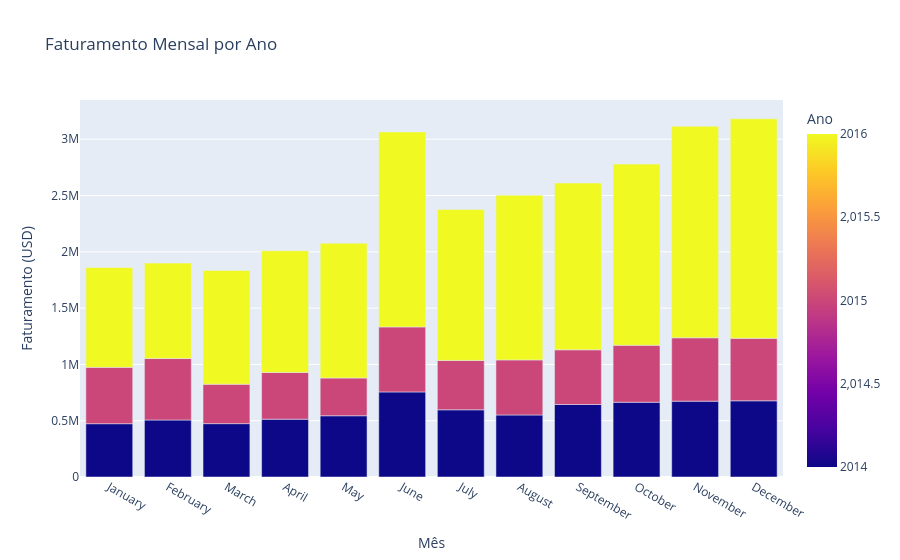

Write notebook code for a chart like this one.
### Code cell
fig = px.bar(
    df_melhor_mes,
    x = 'Month_Nome',
    y = 'SalesAmount',
    color = 'Year',
    barmode = 'group',
    title = 'Faturamento Mensal por Ano',
    labels = {'SalesAmount': 'Faturamento (USD)','Month_Nome':'Mês','Year': 'Ano'}
)

fig.show()

### Figure 1 — Plotly figure (JSON) as saved in the notebook; plotly's stock layout.template omitted (floating-point values rounded to 4 significant figures)
{"data": [{"alignmentgroup": "True", "hovertemplate": "Mês=%{x}<br>Faturamento (USD)=%{y}<br>Ano=%{marker.color}<extra></extra>", "legendgroup": "", "marker": {"color": [2014, 2014, 2014, 2014, 2014, 2014, 2014, 2014, 2014, 2014, 2014, 2014, 2015, 2015, 2015, 2015, 2015, 2015, 2015, 2015, 2015, 2015, 2015, 2015, 2016, 2016, 2016, 2016, 2016, 2016, 2016, 2016, 2016, 2016, 2016, 2016], "coloraxis": "coloraxis", "pattern": {"shape": ""}}, "name": "", "offsetgroup": "", "orientation": "v", "showlegend": false, "textposition": "auto", "type": "bar", "x": ["January", "February", "March", "April", "May", "June", "July", "August", "September", "October", "November", "December", "January", "February", "March", "April", "May", "June", "July", "August", "September", "October", "November", "December", "January", "February", "March", "April", "May", "June", "July", "August", "September", "October", "November", "December"], "xaxis": "x", "y": [473400.0, 506200.0, 473900.0, 513300.0, 544000.0, 755500.0, 596700.0, 550800.0, 644100.0, 663700.0, 673600.0, 676800.0, 500400.0, 546000.0, 350500.0, 415400.0, 335100.0, 577300.0, 438900.0, 489100.0, 485600.0, 506400.0, 562800.0, 554800.0, 886700.0, 847400.0, 1010000.0, 1080000.0, 1197000.0, 1732000.0, 1340000.0, 1462000.0, 1481000.0, 1609000.0, 1878000.0, 1949000.0], "yaxis": "y"}], "layout": {"barmode": "group", "coloraxis": {"colorbar": {"title": {"text": "Ano"}}, "colorscale": [[0, "#0d0887"], [0.1111, "#46039f"], [0.2222, "#7201a8"], [0.3333, "#9c179e"], [0.4444, "#bd3786"], [0.5556, "#d8576b"], [0.6667, "#ed7953"], [0.7778, "#fb9f3a"], [0.8889, "#fdca26"], [1, "#f0f921"]]}, "legend": {"tracegroupgap": 0}, "title": {"text": "Faturamento Mensal por Ano"}, "xaxis": {"anchor": "y", "domain": [0, 1], "title": {"text": "Mês"}}, "yaxis": {"anchor": "x", "domain": [0, 1], "title": {"text": "Faturamento (USD)"}}}}
